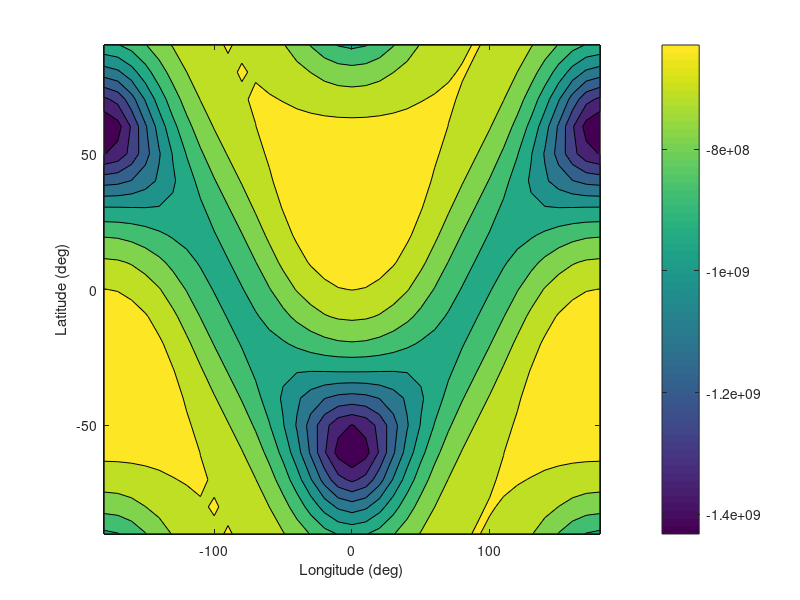

Write the MATLAB code that produced this figure.
% Gravitational constants for the Sun and the Moon
G = 6.67430e-11; 
M_sun = 1.989e30;
M_moon = 7.34767309e22;

% Initial positions of the Sun and the Moon (in meters)
r_sun = [-1.496e11, 0, 0]; 
r_moon = [3.844e8, 0, 0]; 
lat = 45;
lon = 60;

% Converting into radians
lat = lat*pi/180;
lon = lon*pi/180;

% Gravitational acceleration
a_sun = G*M_sun*r_sun/norm(r_sun)^3;
a_moon = G*M_moon*r_moon/norm(r_moon)^3;

% Gravitational potential
Usun = -G*M_sun/norm(r_sun);
Umoon = -G*M_moon/norm(r_moon);

% Total Value of gravitational potential
Utotal = Usun + Umoon;

% W.r.t Latitude and Longitude gravitational potential
[lat_grid, lon_grid] = meshgrid(-90:10:90, -180:10:180);
Utotal_grid = zeros(size(lat_grid));
for i = 1:size(lat_grid, 1)
    for j = 1:size(lat_grid, 2)
        lat = lat_grid(i, j)*pi/180;
        lon = lon_grid(i, j)*pi/180;
        r_sun = [-1.496e11*cos(lon)*cos(lat) - 1.496e11*sin(lat), -1.496e11*sin(lon), 1.496e11*cos(lat)*cos(lon)];
        r_moon = [3.844e8*cos(lon)*cos(lat) - 3.844e8*sin(lat), 3.844e8*sin(lon), 3.844e8*cos(lat)*cos(lon)];
        Usun = -G*M_sun/norm(r_sun);
        Umoon = -G*M_moon/norm(r_moon);
        Utotal_grid(i, j) = Usun + Umoon;
    end
end

figure;
contourf(lon_grid, lat_grid, Utotal_grid);
xlabel('Longitude (deg)');
ylabel('Latitude (deg)');
colorbar;
